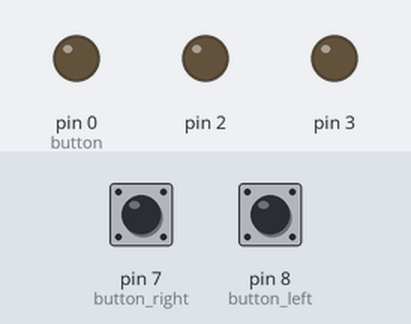
Bench run of a sketch on a simulated Arduino Uno, built with avr-gcc and run on an emulated ATmega328P. Shown: output pins drawn as LEDs (lit = HIGH). Dashed ring = blinking. The test bench sets the inputs (shaded band); at power-on: pin 7 (button_right) LOW, pin 8 (button_left) LOW.

Above: at 1.2 s.
1.3 s: pin 7 (button_right) pulled HIGH for 0.15 s
At 1.54 s:
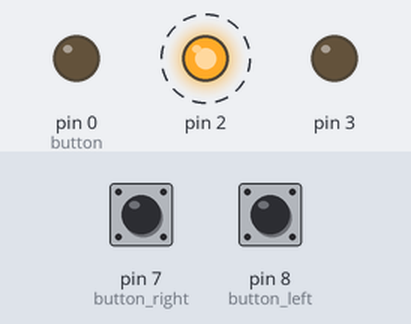
4.4 s: pin 8 (button_left) pulled HIGH for 0.15 s
At 4.65 s:
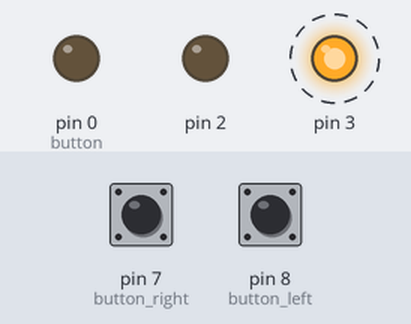
7.5 s: pin 8 (button_left) pulled HIGH for 1 s
10.0 s: pin 8 (button_left) pulled HIGH for 3.2 s
At 10.24 s:
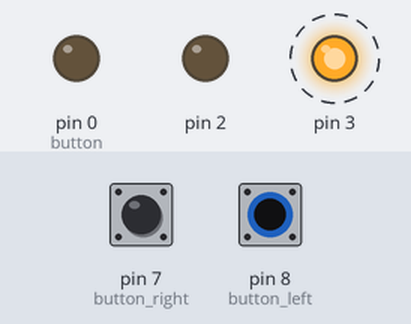
Timing chart, 0 to 15.7 s (numbered marks = the images above; inputs shaded):
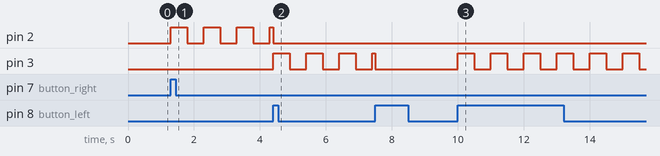

The sketch:

blinkr.ino
```cpp
#include "functions.h"

Button button_left = getButton(8,3);
Button button_right = getButton(7,2);
Button button = getButton(0,0);

void setup() {
  buttonSetup(button_left);
  buttonSetup(button_right);
  buttonSetup(button);
}

void loop() {
  buttonRead(button_left);
  buttonRead(button_right);
  buttonRead(button);

  lightBlink(button_left.light);
  lightBlink(button_right.light);


  buttonsCompare(button_left, button_right);

  digitalWrite(button.light.pin, button.light.state);
  digitalWrite(button_left.light.pin, button_left.light.blink_state);
  digitalWrite(button_right.light.pin, button_right.light.blink_state);
}
```

Button.h
```cpp
#ifndef Button_h
#define Button_h

#include "Light.h"

struct Button
{
  int pin;
  bool reading;
  bool previous;
  Light light;
};

#endif
```

Light.h
```cpp
#ifndef Light_h
#define Light_h

struct Light
{
  int pin;
  bool state;
  long time;
  long last_blink;
  bool blink_state;
};

#endif
```

functions.cpp
```cpp
#include "Arduino.h"
#include "functions.h"

const int DEBOUNCE = 30;
const int INTERVAL = 500;

void buttonRead(Button &button) {
  const long time = millis();
  const bool time_passed = time - button.light.time > DEBOUNCE;

  button.reading = digitalRead(button.pin);

  if (time_passed && button.reading && !button.previous) {
    button.light.state = !button.light.state;
    button.light.time = time;
  }

  button.previous = button.reading;
}

void lightBlink(Light &light) {
  if (!light.state) {
    light.blink_state = false;
    return;
  }

  const long time = millis();
  const bool time_passed = time - light.last_blink >= INTERVAL;

  if (time_passed) {
    light.blink_state = !light.blink_state;
    light.last_blink = time;
  }
}

void buttonsCompare(Button &a, Button &b) {
  if(b.light.state && b.light.time > a.light.time) {
    a.light.state = false;
  }
  if(a.light.state && a.light.time > b.light.time) {
    b.light.state = false;
  }
}

void buttonSetup(Button &button) {
  pinMode(button.pin, INPUT);
  pinMode(button.light.pin, OUTPUT);
}

Button getButton(int in, int out) {
  Button button = {
    in,
    false,
    false,
    {
      out,
      false,
      0,
      0,
      false
    }
  };
  return button;
}
```

functions.h
```cpp
#ifndef functions_h
#define functions_h

#include "Button.h"

void buttonSetup(Button &button);
void buttonsCompare(Button &a, Button &b);
void lightBlink(Light &light);
void buttonRead(Button &button);
Button getButton(int in, int out);

#endif
```

Measured:
- after the input at 1.3 s, pin 2: alternates HIGH for 0.50 s and LOW for 0.50 s, starting at once
- after the input at 4.4 s, pin 3: alternates HIGH for 0.50 s and LOW for 0.50 s, starting at once
- after the input at 10.0 s, pin 3: alternates HIGH for 0.50 s and LOW for 0.50 s, starting at once
